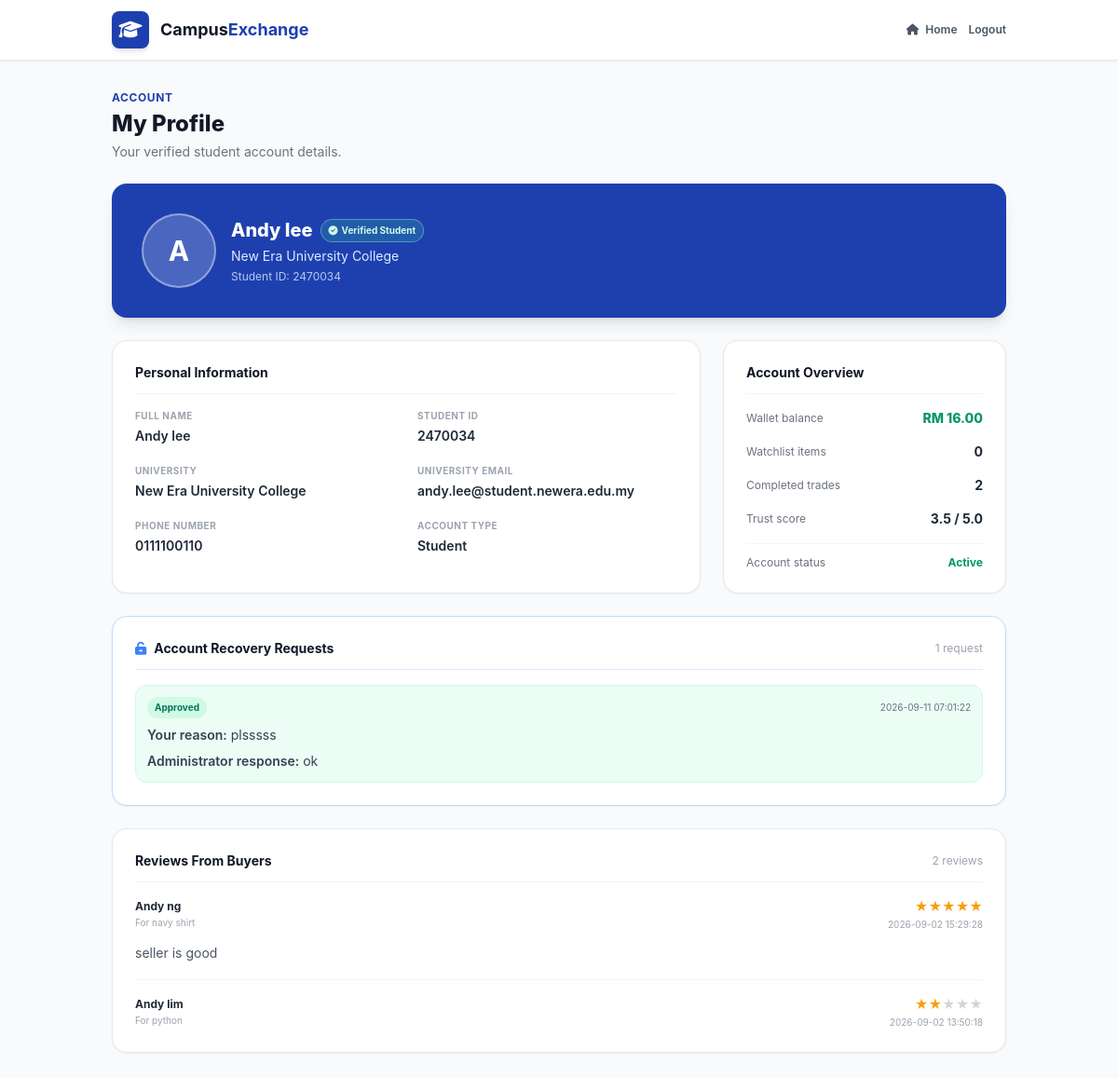
Page /profile.php (signed in) on the committed database.
### tables this page shows
CREATE TABLE `users` (
  `user_id` int(10) UNSIGNED NOT NULL,
  `university_id` int(10) UNSIGNED NOT NULL,
  `full_name` varchar(100) NOT NULL,
  `student_id` varchar(50) NOT NULL,
  `email` varchar(100) NOT NULL,
  `phone_number` varchar(20) NOT NULL,
  `password_hash` varchar(255) NOT NULL,
  `avatar_url` varchar(255) DEFAULT NULL,
  `role` enum('student','admin') NOT NULL DEFAULT 'student',
  `status` enum('active','suspended') NOT NULL DEFAULT 'active',
  `default_handover_location` varchar(150) DEFAULT NULL,
  `trust_score` decimal(3,2) NOT NULL DEFAULT 5.00,
  `completed_trades` int(10) UNSIGNED NOT NULL DEFAULT 0,
  `warning_count` int(10) UNSIGNED NOT NULL DEFAULT 0,
  `created_at` timestamp NOT NULL DEFAULT current_timestamp(),
  `updated_at` timestamp NOT NULL DEFAULT current_timestamp() ON UPDATE current_timestamp()
);

CREATE TABLE `universities` (
  `university_id` int(10) UNSIGNED NOT NULL,
  `university_name` varchar(150) NOT NULL,
  `email_domain` varchar(100) NOT NULL,
  `theme_color` varchar(20) DEFAULT '#0056b3',
  `created_at` timestamp NOT NULL DEFAULT current_timestamp()
);

CREATE TABLE `account_recovery_requests` (
  `request_id` int(10) UNSIGNED NOT NULL,
  `user_id` int(10) UNSIGNED NOT NULL,
  `reason` text NOT NULL,
  `status` enum('pending','approved','rejected') NOT NULL DEFAULT 'pending',
  `admin_response` text DEFAULT NULL,
  `reviewed_by` int(10) UNSIGNED DEFAULT NULL,
  `created_at` timestamp NOT NULL DEFAULT current_timestamp(),
  `reviewed_at` timestamp NULL DEFAULT NULL
);

CREATE TABLE `reviews` (
  `review_id` int(10) UNSIGNED NOT NULL,
  `order_id` int(10) UNSIGNED NOT NULL,
  `reviewer_id` int(10) UNSIGNED NOT NULL,
  `reviewee_id` int(10) UNSIGNED NOT NULL,
  `rating` tinyint(3) UNSIGNED NOT NULL,
  `comment` text DEFAULT NULL,
  `created_at` timestamp NOT NULL DEFAULT current_timestamp()
);

CREATE TABLE `products` (
  `product_id` int(10) UNSIGNED NOT NULL,
  `seller_id` int(10) UNSIGNED NOT NULL,
  `university_id` int(10) UNSIGNED NOT NULL,
  `category_id` int(10) UNSIGNED NOT NULL,
  `title` varchar(100) NOT NULL,
  `description` text NOT NULL,
  `price` decimal(10,2) NOT NULL,
  `item_condition` enum('Brand New','Like New','Well Used','For Parts') NOT NULL,
  `status` enum('Available','Sold','Deleted') NOT NULL DEFAULT 'Available',
  `created_at` timestamp NOT NULL DEFAULT current_timestamp(),
  `updated_at` timestamp NOT NULL DEFAULT current_timestamp() ON UPDATE current_timestamp()
);

### profile.php (the view, shortened to what the rows shown need)
<?php
require_once __DIR__ . '/includes/helpers.php';
$user = getCurrentUser();
$userId = (int) ($user['id'] ?? $user['user_id'] ?? 0);
$receivedReviews = getReviewsForUser($userId);
$recoveryRequests = getAccountRecoveryRequests($userId);
function profileEscape(?string $value): string
{
    return htmlspecialchars($value ?? '', ENT_QUOTES, 'UTF-8');
}
$displayStatus = ucfirst((string) ($user['status'] ?? 'active'));
$displayRole = ucfirst((string) ($user['role'] ?? 'student'));
$phone = trim((string) ($user['phone_number'] ?? ''));
?>
<!DOCTYPE html>
<html lang="en">
<head>
  <script src="https://cdn.tailwindcss.com"></script>
  <link rel="stylesheet" href="https://cdnjs.cloudflare.com/ajax/libs/font-awesome/6.4.0/css/all.min.css" />
  <link rel="stylesheet" href="assets/css/styles.css" />
</head>
<body class="bg-gray-50 text-gray-800 min-h-screen">
  <main class="max-w-5xl mx-auto px-4 sm:px-6 lg:px-8 py-8">
    <div class="mb-6">
      <h1 class="text-2xl font-extrabold text-gray-900">My Profile</h1>
    </div>
    <section class="bg-custom-primary rounded-2xl p-6 sm:p-8 text-white shadow-lg mb-6">
      <div class="flex flex-col sm:flex-row sm:items-center gap-4">
        <div class="w-20 h-20 rounded-full bg-white/20 border-2 border-white/40 flex items-center justify-center text-3xl font-bold shrink-0">
          <?php echo profileEscape(strtoupper(substr((string) ($user['full_name'] ?? 'S'), 0, 1))); ?>
        </div>
        <div class="min-w-0">
          <div class="flex flex-wrap items-center gap-2">
            <h2 class="text-xl font-extrabold truncate"><?php echo profileEscape($user['full_name'] ?? 'Student'); ?></h2>
            <span class="bg-emerald-400/20 border border-emerald-200/40 text-emerald-100 text-[10px] font-bold px-2 py-1 rounded-full"><i class="fa-solid fa-circle-check mr-1"></i>Verified Student</span>
          </div>
          <p class="text-blue-100 text-sm mt-1"><?php echo profileEscape($user['university'] ?? 'University'); ?></p>
          <p class="text-blue-100/80 text-xs mt-1">Student ID: <?php echo profileEscape($user['student_id'] ?? ''); ?></p>
        </div>
      </div>
    </section>
    <div class="grid grid-cols-1 lg:grid-cols-3 gap-6">
      <section class="lg:col-span-2 bg-white rounded-2xl border border-gray-200 shadow-sm p-6">
        <h2 class="text-sm font-bold text-gray-900 border-b border-gray-100 pb-3 mb-4">Personal Information</h2>
        <dl class="grid grid-cols-1 sm:grid-cols-2 gap-x-6 gap-y-5">
          <div><dt class="text-[10px] uppercase tracking-wider font-bold text-gray-400">Full Name</dt><dd class="text-sm font-semibold text-gray-800 mt-1"><?php echo profileEscape($user['full_name'] ?? ''); ?></dd></div>
          <div><dt class="text-[10px] uppercase tracking-wider font-bold text-gray-400">Student ID</dt><dd class="text-sm font-semibold text-gray-800 mt-1"><?php echo profileEscape($user['student_id'] ?? ''); ?></dd></div>
          <div><dt class="text-[10px] uppercase tracking-wider font-bold text-gray-400">University</dt><dd class="text-sm font-semibold text-gray-800 mt-1"><?php echo profileEscape($user['university'] ?? ''); ?></dd></div>
          <div><dt class="text-[10px] uppercase tracking-wider font-bold text-gray-400">University Email</dt><dd class="text-sm font-semibold text-gray-800 mt-1 break-all"><?php echo profileEscape($user['email'] ?? ''); ?></dd></div>
          <div><dt class="text-[10px] uppercase tracking-wider font-bold text-gray-400">Phone Number</dt><dd class="text-sm font-semibold text-gray-800 mt-1"><?php echo profileEscape($phone !== '' ? $phone : 'Not provided'); ?></dd></div>
          <div><dt class="text-[10px] uppercase tracking-wider font-bold text-gray-400">Account Type</dt><dd class="text-sm font-semibold text-gray-800 mt-1"><?php echo profileEscape($displayRole); ?></dd></div>
        </dl>
      </section>
      <section class="bg-white rounded-2xl border border-gray-200 shadow-sm p-6">
        <h2 class="text-sm font-bold text-gray-900 border-b border-gray-100 pb-3 mb-4">Account Overview</h2>
        <div class="space-y-4">
          <div class="flex items-center justify-between pt-3 border-t border-gray-100"><span class="text-xs text-gray-500">Account status</span><span class="text-xs font-bold text-emerald-600"><?php echo profileEscape($displayStatus); ?></span></div>
        </div>
      </section>
    </div>
    <?php if ($recoveryRequests): ?>
      <section class="bg-white rounded-2xl border border-blue-200 shadow-sm p-6 mt-6">
        <div class="flex items-center justify-between gap-3 border-b border-blue-100 pb-3 mb-4">
          <h2 class="text-sm font-bold text-gray-900"><i class="fa-solid fa-unlock-keyhole text-blue-500 mr-2"></i>Account Recovery Requests</h2>
        </div>
        <div class="space-y-3">
          <?php foreach ($recoveryRequests as $request): ?>
            <article class="rounded-xl border <?php echo $request['status'] === 'pending' ? 'border-amber-100 bg-amber-50' : ($request['status'] === 'approved' ? 'border-emerald-100 bg-emerald-50' : 'border-red-100 bg-red-50'); ?> p-3">
              <div class="flex flex-wrap items-center justify-between gap-2">
                <span class="rounded-full px-2 py-1 text-[10px] font-bold <?php echo $request['status'] === 'pending' ? 'bg-amber-100 text-amber-700' : ($request['status'] === 'approved' ? 'bg-emerald-100 text-emerald-700' : 'bg-red-100 text-red-700'); ?>"><?php echo ucfirst(profileEscape($request['status'])); ?></span>
                <span class="text-[10px] text-gray-500"><?php echo profileEscape($request['created_at']); ?></span>
              </div>
              <p class="mt-2 text-sm text-gray-700"><span class="font-semibold">Your reason:</span> <?php echo nl2br(profileEscape($request['reason'])); ?></p>
              <?php if (trim((string) ($request['admin_response'] ?? '')) !== ''): ?>
                <p class="mt-2 text-sm text-gray-700"><span class="font-semibold">Administrator response:</span> <?php echo nl2br(profileEscape($request['admin_response'])); ?></p>
              <?php endif; ?>
            </article>
          <?php endforeach; ?>
        </div>
      </section>
    <?php endif; ?>
    <section class="bg-white rounded-2xl border border-gray-200 shadow-sm p-6 mt-6">
      <div class="flex items-center justify-between gap-3 border-b border-gray-100 pb-3 mb-4">
        <h2 class="text-sm font-bold text-gray-900">Reviews From Buyers</h2>
      </div>
      <?php if (!$receivedReviews): ?>
        <p class="text-sm text-gray-400 text-center py-5">No buyer reviews yet.</p>
      <?php else: ?>
        <div class="space-y-4">
          <?php foreach ($receivedReviews as $review): ?>
            <article class="border-b border-gray-100 last:border-0 pb-4 last:pb-0">
              <div class="flex flex-wrap items-center justify-between gap-2">
                <div>
                  <p class="text-xs font-bold text-gray-800"><?php echo profileEscape($review['reviewer_name'] ?? 'Buyer'); ?></p>
                  <p class="text-[10px] text-gray-400 mt-0.5">For <?php echo profileEscape($review['product_title'] ?? 'Product'); ?></p>
                </div>
                <div class="text-right">
                  <div class="text-amber-500 text-sm"><?php echo str_repeat('&#9733;', (int) $review['rating']); ?><span class="text-gray-300"><?php echo str_repeat('&#9733;', 5 - (int) $review['rating']); ?></span></div>
                  <p class="text-[10px] text-gray-400 mt-0.5"><?php echo profileEscape($review['created_at'] ?? ''); ?></p>
                </div>
              </div>
              <?php if (trim((string) ($review['comment'] ?? '')) !== ''): ?>
                <p class="text-sm text-gray-600 mt-3 leading-relaxed"><?php echo profileEscape($review['comment']); ?></p>
              <?php endif; ?>
            </article>
          <?php endforeach; ?>
        </div>
      <?php endif; ?>
    </section>
  </main>
</body>
</html>

### rows in the picture
users: full_name "A", full_name "Andy lee", university.university_name "New Era University College", student "2470034", email "andy.lee@student.newera.edu.my", phone_number "0111100110", role "Student", status "Active"
account_recovery_requests: status "Approved", created_at "2026-09-11 07:01:22", reason "plsssss", admin_response "ok"
reviews: reviewer.full_name "Andy ng", products.title "navy shirt", rating "★★★★★", created_at "2026-09-02 15:29:28", comment "seller is good"
reviews: reviewer.full_name "Andy lim", products.title "python", rating "★★", rating "★★★", created_at "2026-09-02 13:50:18"

### other values in the picture
$user['wallet_balance'] "16.00"
$stats['watchlist_count'] "0"
$stats['completed_trades'] "2"
$stats['trust_score'] "3.5"
count($recoveryRequests) "1"
count($receivedReviews) "2"
